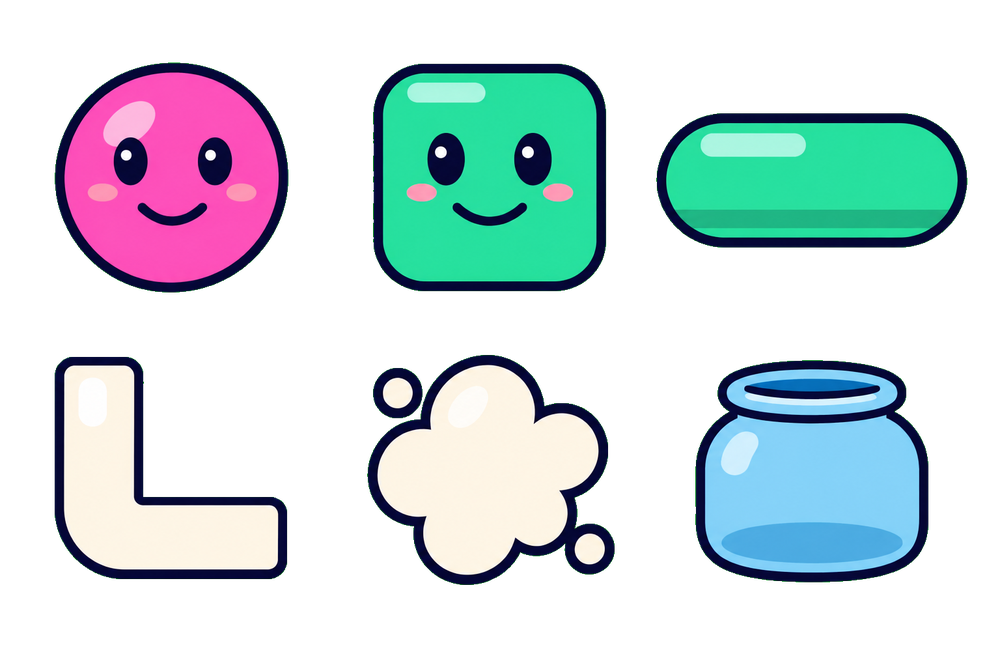
#> input picture Tools/art/imagegen-run/01_batch00_style_bible.png, 1000 x 667 px, shrunk from 1536 x 1024 before the run
$ python -i import-gpt.py   (imports and definitions only)
#> lines starting #> are read from the running program, lines starting #| are printed output that depends on the picture
#> further down, picture is the input picture: PIL image 1000x667 RGBA; mean R, G, B, A 44.5, 59.4, 61.9, 94.3
"""Import a ChatGPT sheet generated per Docs/GPT_ASSET_BRIEF.md.

  python Tools/art/import-gpt.py blocks.png --grid 3x3 --batch 02_blocks block_red block_orange ...
  python Tools/art/import-gpt.py jar.png --grid 2x1 --batch 04_jar --full-bleed jar_back jar_front
  python Tools/art/import-gpt.py icons.png --auto --batch 08_icons play pause ...

Each cell: keep GPT's alpha (a flat background is only removed if the image has no transparency), drop alpha specks,
trim empty margins (unless --full-bleed), keep native resolution, save Tools/art/gpt/<batch>/<name>.png.
Prints a check table: empty cells, objects touching their cell border (grid rule broken), sizes.
"""
import argparse
import os
from PIL import Image, ImageDraw

HERE = os.path.dirname(os.path.abspath(__file__))
OUT = os.path.join(HERE, 'gpt')


def has_alpha(im):
    return im.getchannel('A').getextrema()[0] < 250


# [11 lines left out: function remove_flat_bg, not called in this run]


def clean(im, floor=8):
#> called with floor = 8
    r, g, b, a = im.split()
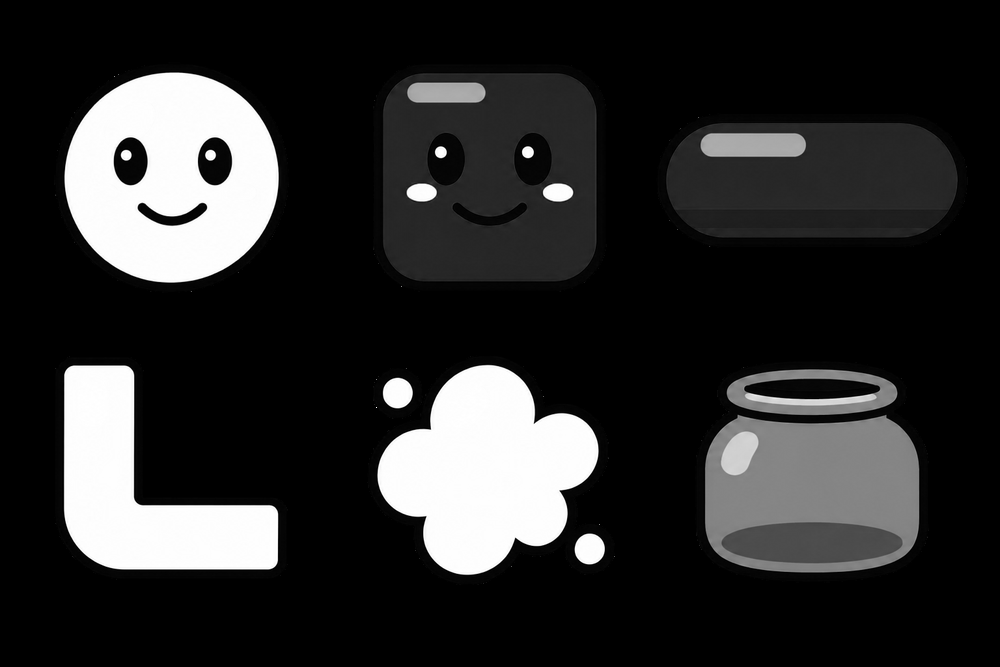
#> r: PIL image 1000x667 L; min 0, max 255, mean 44.5
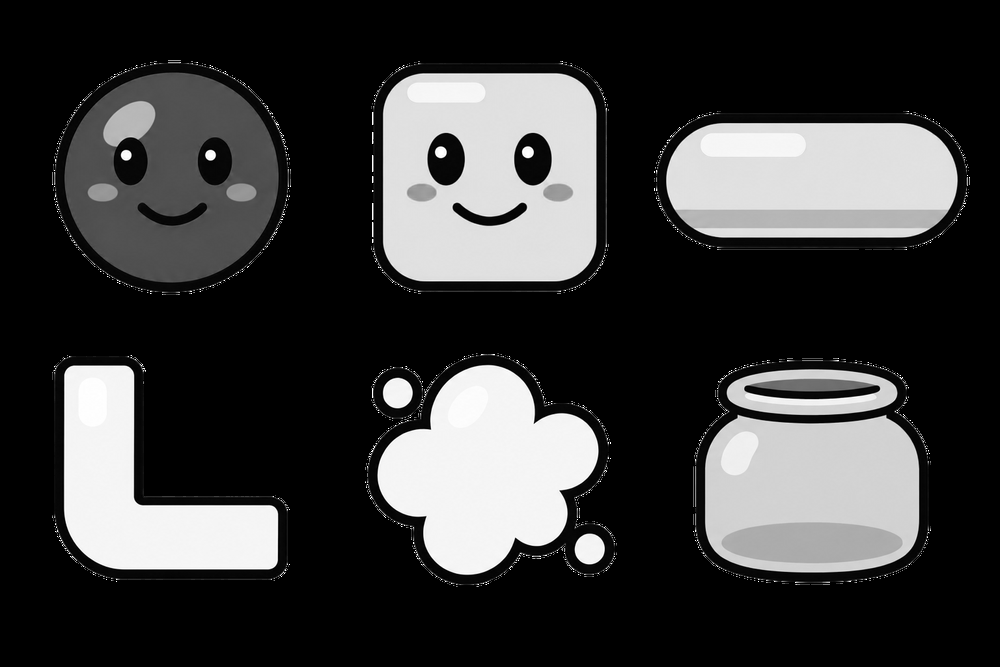
#> g: PIL image 1000x667 L; min 0, max 255, mean 59.4
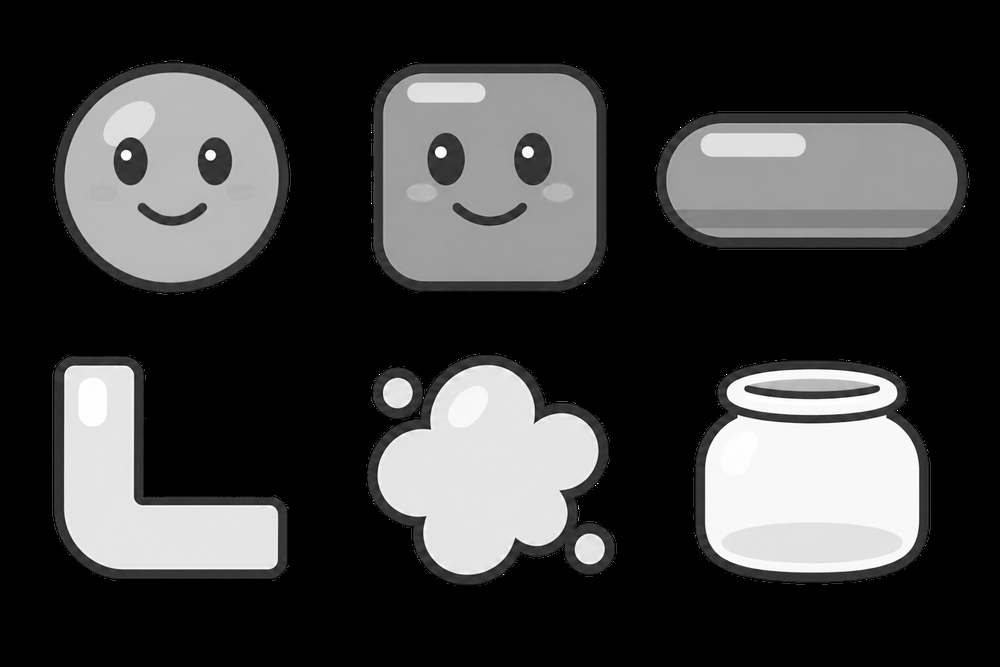
#> b: PIL image 1000x667 L; min 0, max 255, mean 61.9
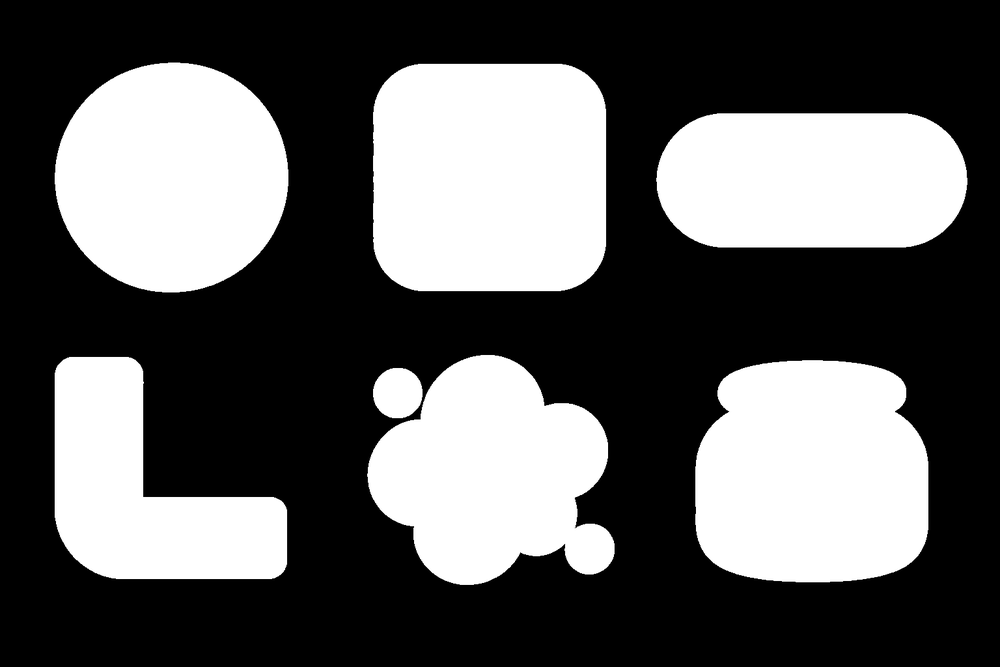
#> a: PIL image 1000x667 L; min 0, max 255, mean 94.3
    return Image.merge('RGBA', (r, g, b, a.point(lambda v: 0 if v < floor else v)))


# [105 lines left out: functions touches_border, auto_cells, main, not called in this run]


# [2 lines not run here, left out]

>>> from PIL import Image
>>> picture = Image.open('imagegen-run/01_batch00_style_bible.png')
>>> result = clean(picture)
